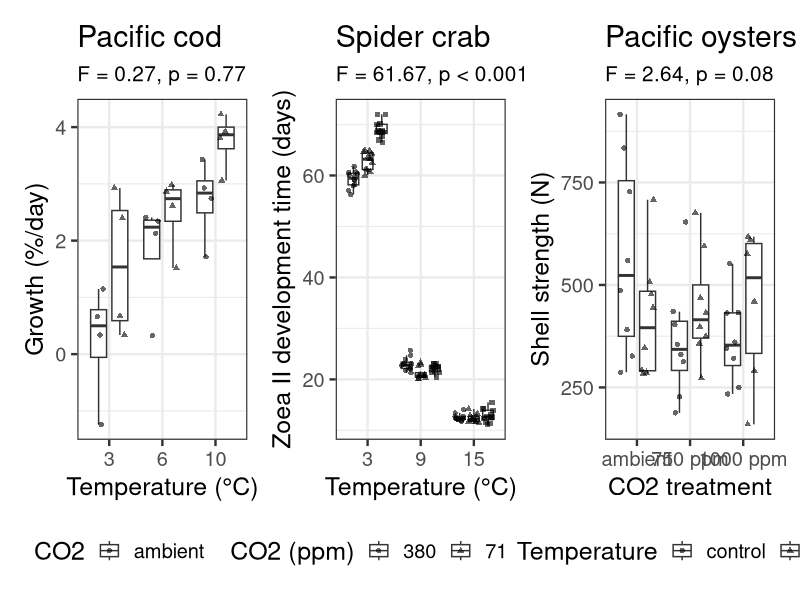

R code for this plot:
## ---- chunk 1
#| label: setup
#| message: false

library(tidyverse)
set.seed(222)
theme_set(theme_bw(18))

cod <- read_csv("../data/pacific-cod-growth.csv") |>
  mutate(
    temp = factor(temp),
    co2 = factor(co2, levels = c("ambient", "high"))
  )
crabs <- read_csv("../data/spider-crab-development.csv") |>
  mutate(temp = factor(temp), co2 = factor(co2))
oysters <- read_csv("../data/oyster-shell-strength.csv") |>
  mutate(
    temp = factor(temp, levels = c("control", "warm")),
    co2 = factor(co2, levels = c("ambient", "750 ppm", "1000 ppm"))
  )

# Compare the additive and interactive models and format the result as a subtitle
f_label <- function(additive, interactive) {
  comparison <- anova(additive, interactive)
  p_value <- comparison$`Pr(>F)`[2]
  sprintf(
    "F = %.2f, p %s",
    comparison$F[2],
    if (p_value < 0.001) "< 0.001" else sprintf("= %.2f", p_value)
  )
}

# The same dodged boxplots and jittered points students make in Step 1
plot_system <- function(
  data,
  x,
  y,
  shape,
  title,
  subtitle,
  xlab,
  ylab,
  legend
) {
  ggplot(data, aes({{ x }}, {{ y }}, shape = {{ shape }})) +
    geom_boxplot(
      position = position_dodge(width = 0.8),
      width = 0.6,
      outlier.shape = NA
    ) +
    geom_point(
      position = position_jitterdodge(jitter.width = 0.5, dodge.width = 0.8),
      alpha = 0.6
    ) +
    labs(
      x = xlab,
      y = ylab,
      shape = legend,
      title = title,
      subtitle = subtitle
    ) +
    theme(legend.position = "bottom", plot.subtitle = element_text(size = 15))
}
## ---- chunk 2
#| label: three-systems
#| fig-width: 13
#| fig-height: 5.5
#| fig-align: center

cod_f <- f_label(
  lm(growth ~ temp + co2, cod),
  lm(growth ~ temp * co2, cod)
)
crabs_f <- f_label(
  lm(dev_time ~ temp + co2, crabs),
  lm(dev_time ~ temp * co2, crabs)
)
oysters_f <- f_label(
  lm(shell_strength ~ co2 + temp, oysters),
  lm(shell_strength ~ co2 * temp, oysters)
)

patchwork::wrap_plots(
  plot_system(
    cod,
    temp,
    growth,
    co2,
    "Pacific cod",
    cod_f,
    "Temperature (°C)",
    "Growth (%/day)",
    "CO2"
  ),
  plot_system(
    crabs,
    temp,
    dev_time,
    co2,
    "Spider crab",
    crabs_f,
    "Temperature (°C)",
    "Zoea II development time (days)",
    "CO2 (ppm)"
  ),
  plot_system(
    oysters,
    co2,
    shell_strength,
    temp,
    "Pacific oysters",
    oysters_f,
    "CO2 treatment",
    "Shell strength (N)",
    "Temperature"
  )
)
